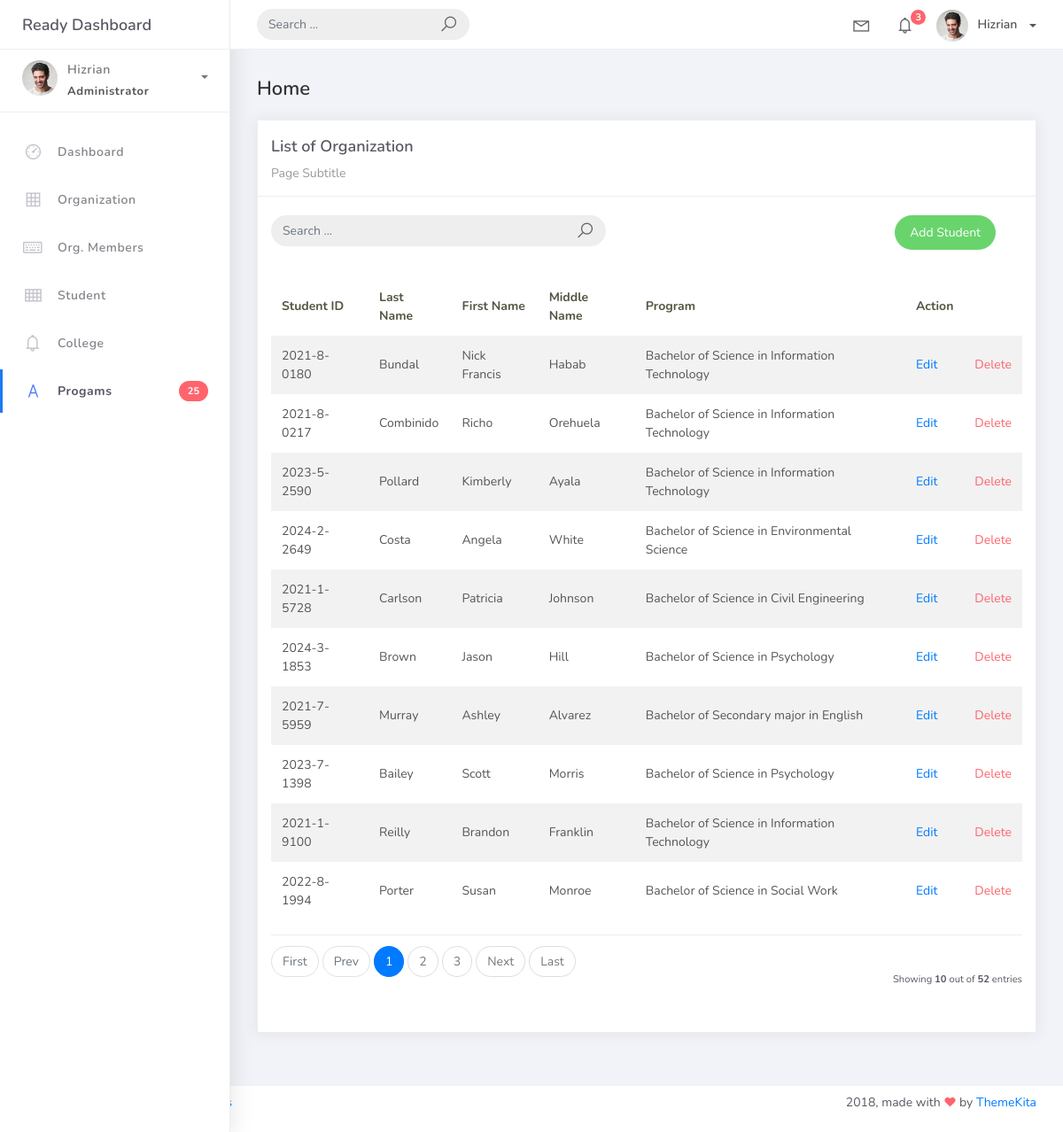
The app's page /student_list, older data.
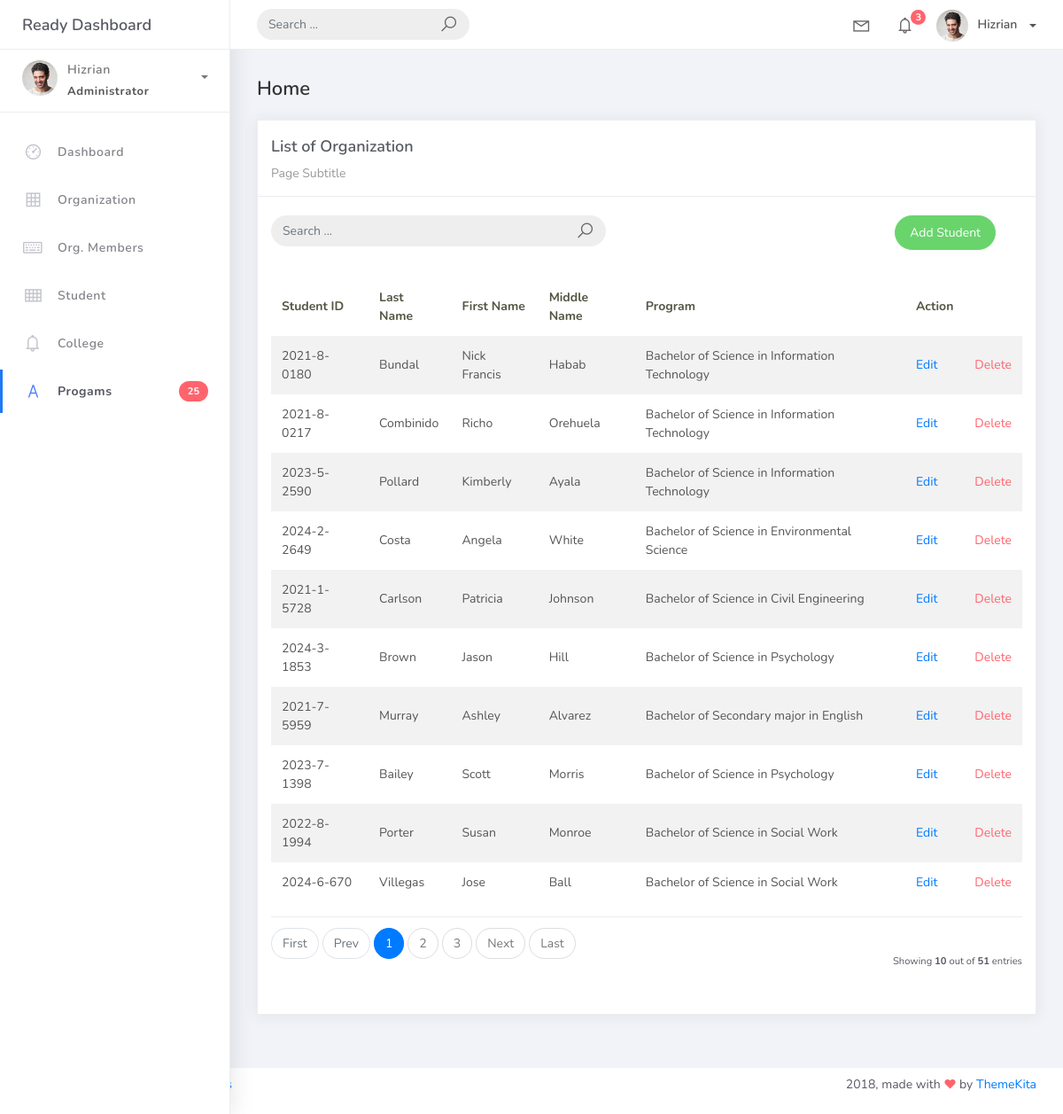
The same page, newer data.
### studentorg/models.py (models this page shows, shortened)
class BaseModel(models. Model):
    created_at = models.DateTimeField(auto_now_add=True, db_index=True)
    updated_at = models.DateTimeField(auto_now=True)
    class Meta:
        abstract = True

class Student(BaseModel):
    student_id = models.CharField(max_length=15)
    lastname = models.CharField(max_length=25)
    firstname = models.CharField(max_length=25)
    middlename = models.CharField(max_length=25, blank=True, null=True)
    program = models.ForeignKey(Program, on_delete=models.CASCADE)

class Program(BaseModel):
    prog_name = models.CharField(max_length=150)
    college = models.ForeignKey(College, on_delete=models.CASCADE)
    def __str__(self):
        return self.prog_name

### studentorg/views.py (the view)
# urls.py: path('student_list', StudentList.as_view(), name='student-list'),
class StudentList(ListView):
    model = Student
    context_object_name = 'student'
    template_name = "student_list.html"
    paginate_by = 10

### templates/student_list.html
{% extends 'base.html' %} {% load static %} {% block content %}
<div class="content">
    <div class="container-fluid">
        <h4 class="page-title">Home</h4>
        <div class="row">
            <div class="col-md-12">
                <div class="card">
                    <div class="card-header">
                        <div class="card-title">List of Organization</div>
                        <div class="card-category">Page Subtitle</div>
                    </div>
                    <br>
                        <div class="col-md-12 row">
                            <div class="col-md-6">
                                <form action="" class="navbar-left navbar-form nav-search mr-md-3" action="">
                                    <div class="input-group">
                                        <input type="text" placeholder="Search ..." class="form-control">
                                        <div class="input-group-append">
                                        <span class="input-group-text">
                                            <i class="la la-search search-icon"></i>
                                        </span>
                                        </div>
                                    </div>
                                </form>
                            </div>
                            <div class="col-md-6">
                                <div class="pull-right">
                                    <a href="{% url 'student-add' %}" class="btn btn-success btn-rounded">Add Student</a>
                                </div>
                            </div>
                        </div>
                    <div class="card-body">
                        <table class="table table-striped mt-3">
                            <thead>
                                <tr>
                                    <th scope="col">Student ID</th>
                                    <th scope="col">Last Name</th>
                                    <th scope="col">First Name</th>
                                    <th scope="col">Middle Name</th>
                                    <th scope="col">Program</th>
                                    <th scope="col">Action</th>
                                </tr>
                            </thead>
                            <tbody>
                                {% for object in object_list %}
                                <tr>
                                    <td>{{ object.student_id }}</td>
                                    <td>{{ object.lastname }}</td>
                                    <td>{{ object.firstname }}</td>
                                    <td>{{ object.middlename }}</td>
                                    <td>{{ object.program }}</td>
                                    <td><a href="student_list/{{ object.id }}">Edit</a></td>
                                    <td><a href="student_list/{{ object.id }}/delete" class="text-danger">Delete</a></td>
                                </tr>
                                {% empty %}
                                <tr>
                                    <td colspan="4" style="text-align: center">
                                    <p class="text-sm font-weight-bold mb-0">No Records Found</p>
                                    </td>
                                </tr>
                                {% endfor %}
                            </tbody>
                        </table>
                        {% include 'includes/pagination.html' %}
                    </div>
                </div>
            </div>
        </div>
    </div>
</div>
{% endblock %}

Row changes from the older to the newer data that the page shows:
removed Student: student_id "2021-1-9100", lastname "Reilly", firstname "Brandon", middlename "Franklin", program "Bachelor of Science in Information Technology"
now on this page (row unchanged): Student: student_id "2024-6-670", lastname "Villegas", firstname "Jose", middlename "Ball", program "Bachelor of Science in Social Work"
Text that changed along with them:
{{ paginator.count }}: "52" → "51"
